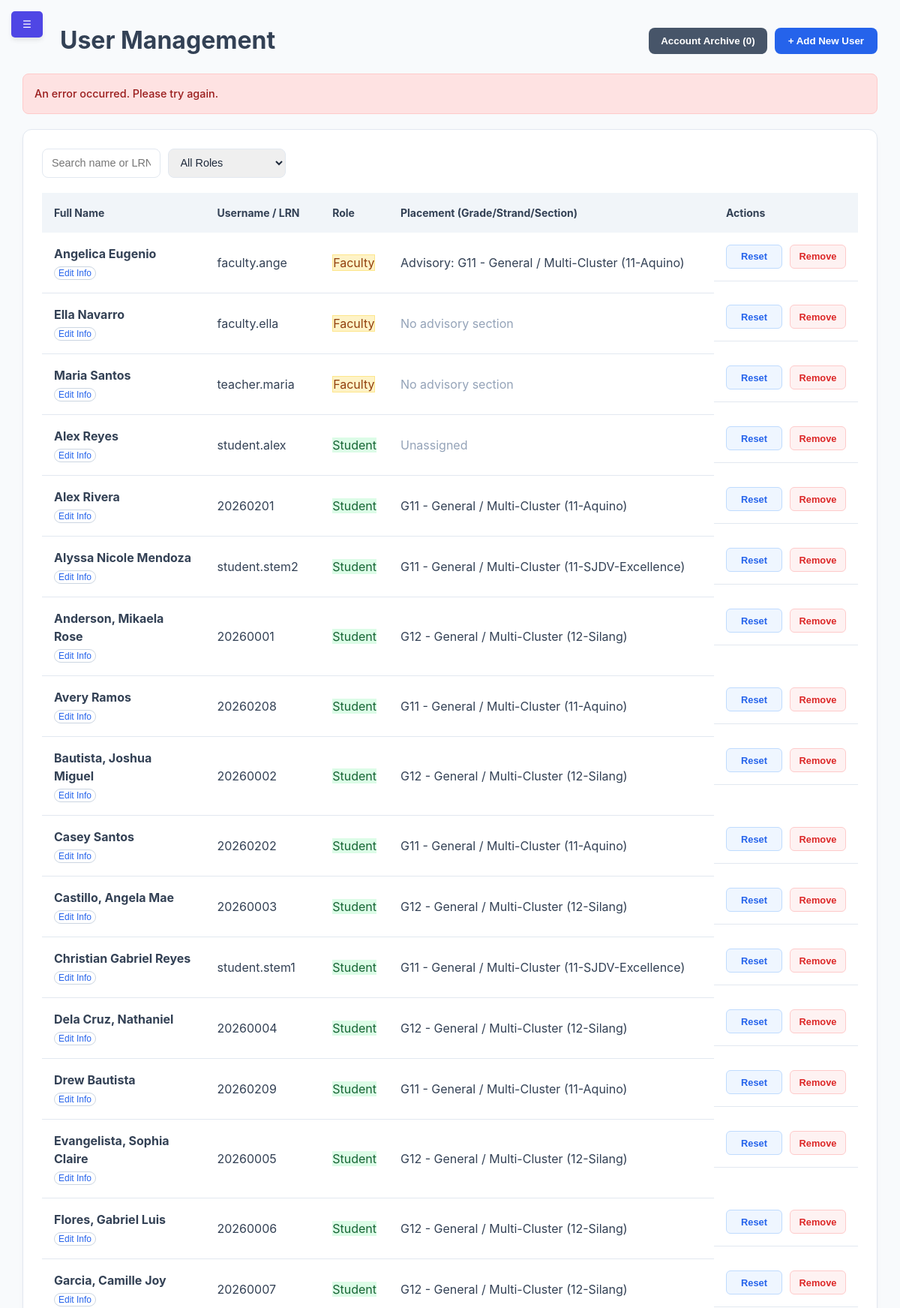
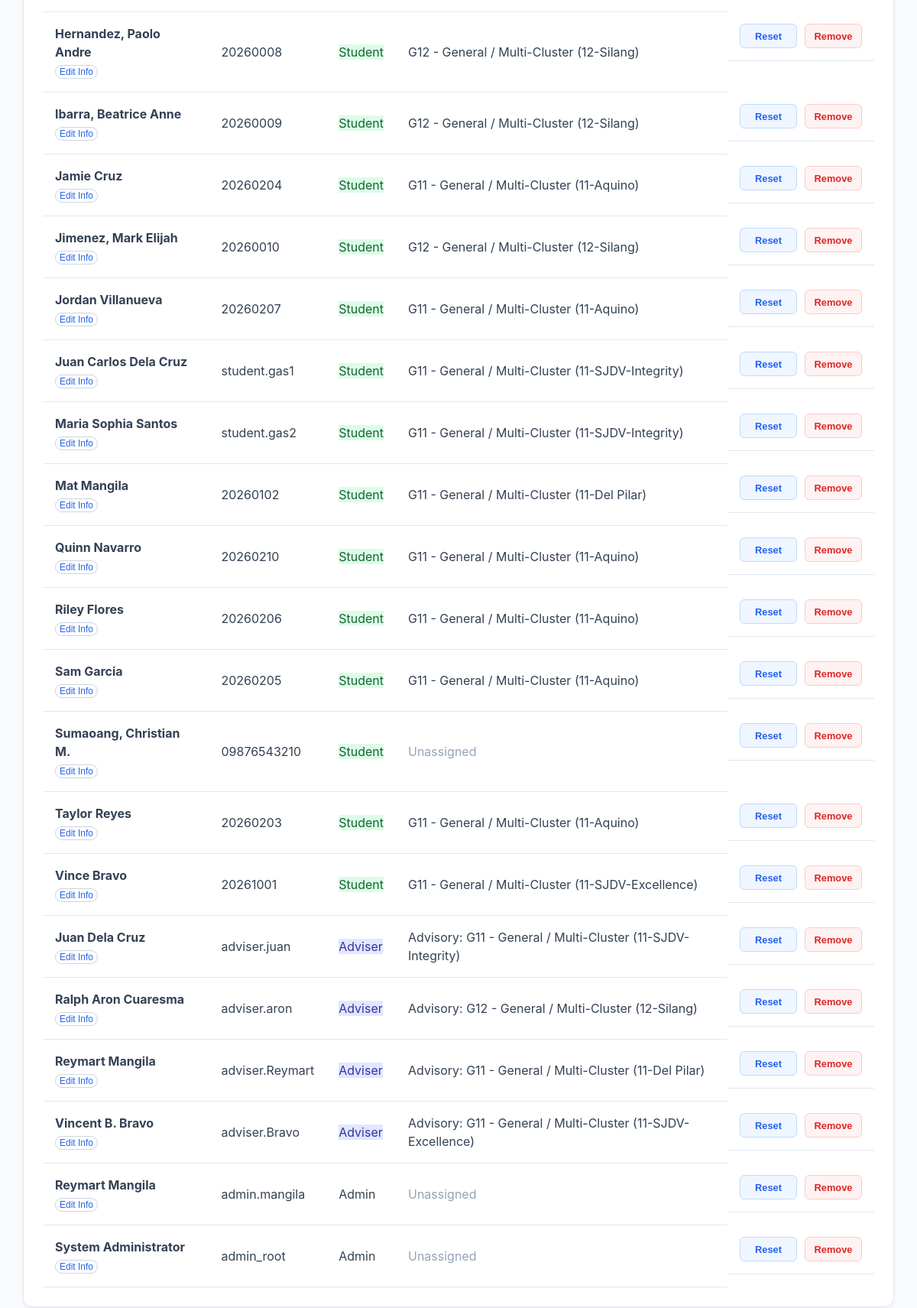
The page /modules/admin/manage_users.php?msg=error (signed in) on the database its author committed (2 pictures, top to bottom).
### tables this page shows
CREATE TABLE `users` (
  `id` int(11) NOT NULL,
  `lrn` varchar(12) DEFAULT NULL,
  `username` varchar(50) NOT NULL,
  `password` varchar(255) NOT NULL,
  `full_name` varchar(100) NOT NULL,
  `profile_image` varchar(255) DEFAULT NULL,
  `email` varchar(100) DEFAULT NULL,
  `role` enum('super_admin','admin','adviser','student','faculty','alumni','archived') NOT NULL,
  `current_session_id` varchar(255) DEFAULT NULL,
  `section_id` int(11) DEFAULT NULL,
  `reset_requested` tinyint(1) DEFAULT 0,
  `require_reset` tinyint(1) DEFAULT 0,
  `security_pin_hash` varchar(255) DEFAULT NULL,
  `security_pattern_hash` varchar(255) DEFAULT NULL,
  `security_preference` enum('biometric','pin','pattern','none') DEFAULT 'none'
);

CREATE TABLE `sections` (
  `id` int(11) NOT NULL,
  `section_name` varchar(50) NOT NULL,
  `strand_id` int(11) DEFAULT NULL,
  `grade_level` int(11) NOT NULL,
  `adviser_id` int(11) DEFAULT NULL,
  `academic_year` varchar(20) NOT NULL DEFAULT '2026-2027',
  `curriculum_version` enum('Legacy','Strengthened') NOT NULL DEFAULT 'Strengthened'
);

### modules/admin/manage_users.php (the view, shortened to what this page needs)
<?php
$conn = getDBConnection();
$where_clause = "WHERE u.role NOT IN ('super_admin', 'archived')";
$query = "SELECT
              u.*,
              s.section_name,
              s.grade_level,
              COALESCE(st.strand_name, 'General / Multi-Cluster') AS strand_name,
              advisory_section.id AS advisory_section_id,
              advisory_section.section_name AS advisory_section_name,
              advisory_section.grade_level AS advisory_grade_level,
              COALESCE(advisory_strand.strand_name, 'General / Multi-Cluster') AS advisory_strand_name
          FROM users u
          LEFT JOIN sections s ON u.section_id = s.id
          LEFT JOIN strands st ON s.strand_id = st.id
          LEFT JOIN sections advisory_section
              ON advisory_section.id = (
                  SELECT assigned_section.id
                  FROM sections assigned_section
                  WHERE assigned_section.adviser_id = u.id
                  ORDER BY assigned_section.academic_year DESC, assigned_section.id DESC
                  LIMIT 1
              )
          LEFT JOIN strands advisory_strand ON advisory_section.strand_id = advisory_strand.id
          $where_clause
          ORDER BY u.reset_requested DESC, u.role DESC, u.full_name ASC";
$users_list = $conn->query($query)->fetchAll();
$account_archive_list = $conn->query("
    SELECT aa.user_id, aa.original_role, aa.archived_at, u.username, u.lrn, u.full_name
    FROM account_archives aa
    INNER JOIN users u ON u.id = aa.user_id
    ORDER BY aa.archived_at DESC, u.full_name ASC
")->fetchAll(PDO::FETCH_ASSOC);
?>
<!DOCTYPE html>
<html lang="en">
<head>
    <link rel="stylesheet" href="../../assets/css/dashboard.css">
</head>
<body>
    <button class="mobile-toggle" id="mobileBurger" onclick="toggleSidebar()">☰</button>
    <div class="dashboard-wrapper">
        <main class="content">
            <header class="content-header" style="display: flex; justify-content: space-between; align-items: center; margin-bottom: 20px;">
                <h1>User Management</h1>
                <div style="display: flex; gap: 10px; align-items: center;">
                    <button type="button" class="btn-account-archive" onclick="openModal('accountArchiveModal')">Account Archive (<?php echo count($account_archive_list); ?>)</button>
                    <button class="btn-add-user" onclick="openModal('addUserModal')">+ Add New User</button>
                </div>
            </header>
            <?php if(isset($_GET['msg'])): ?>
                <div class="alert alert-<?php echo (strpos($_GET['msg'], 'success') !== false || in_array($_GET['msg'], ['account_archived', 'account_restored'], true)) ? 'success' : 'error'; ?>">
                    <?php
                        if($_GET['msg'] == 'success') echo "Action completed successfully!";
                        else if($_GET['msg'] == 'account_archived') echo "Account archived successfully. Its records are preserved and it can be restored from Account Archive.";
                        else if($_GET['msg'] == 'account_restored') echo "Account restored successfully.";
                        else if($_GET['msg'] == 'account_restore_error') echo "The account could not be restored. No changes were made.";
                        else if($_GET['msg'] == 'error_age') echo "Error: User must be at least 16 years old.";
                        else if($_GET['msg'] == 'error_self_archive') echo "Error: You cannot archive your own account.";
                        else echo "An error occurred. Please try again.";
                    ?>
                </div>
            <?php endif; ?>
            <div class="table-container">
                <div class="table-header" style="display: flex; justify-content: space-between; align-items: center; margin-bottom: 20px;">
                    <div class="header-tools" style="display: flex; gap: 10px;">
                        <input type="text" id="userSearch" placeholder="Search name or LRN..." onkeyup="filterTable()">
                        <select id="roleFilter" onchange="filterTable()">
                            <option value="">All Roles</option>
                        </select>
                    </div>
                </div>
                <table>
                    <thead>
                        <tr>
                            <th>Full Name</th>
                            <th>Username / LRN</th>
                            <th>Role</th>
                            <th>Placement (Grade/Strand/Section)</th>
                            <th>Actions</th>
                        </tr>
                    </thead>
                    <tbody id="userTableBody">
                        <?php foreach ($users_list as $row): ?>
                        <tr class="<?php echo ($row['reset_requested'] == 1) ? 'row-needs-reset' : ''; ?>">
                            <td>
                                <strong><?php echo htmlspecialchars($row['full_name']); ?></strong>
                                <br>
                                <button type="button" class="btn-view-profile" onclick="viewProfile(<?php echo $row['id']; ?>)" style="font-size: 0.75rem; padding: 2px 5px; cursor: pointer; margin-top: 4px;">Edit Info</button>
                            </td>
                            <td><?php echo htmlspecialchars($row['username']); ?></td>
                            <td><span class="role-badge <?php echo strtolower($row['role']); ?>"><?php echo ucfirst($row['role']); ?></span></td>
                            <td>
                                <?php if (in_array(strtolower($row['role']), ['adviser', 'faculty'], true)): ?>
                                    <?php if ($row['advisory_section_id']): ?>
                                        Advisory: G<?php echo htmlspecialchars($row['advisory_grade_level']); ?> - <?php echo htmlspecialchars($row['advisory_strand_name']); ?> (<?php echo htmlspecialchars($row['advisory_section_name']); ?>)
                                    <?php else: ?>
                                        <span style="color: #94a3b8;">No advisory section</span>
                                    <?php endif; ?>
                                <?php elseif($row['section_name']): ?>
                                    G<?php echo htmlspecialchars($row['grade_level']); ?> - <?php echo htmlspecialchars($row['strand_name']); ?> (<?php echo htmlspecialchars($row['section_name']); ?>)
                                <?php else: ?>
                                    <span style="color: #94a3b8;">Unassigned</span>
                                <?php endif; ?>
                            </td>
                            <td>
                                <button class="btn-edit" onclick="resetPassword(<?php echo $row['id']; ?>)">Reset</button>
                                <button class="btn-delete" onclick="archiveUser(<?php echo (int) $row['id']; ?>)">Remove</button>
                            </td>
                        </tr>
                        <?php endforeach; ?>
                    </tbody>
                </table>
            </div>
        </main>
    </div>
</body>
</html>

### assets/css/dashboard.css (style rules this page uses)
:root { --primary-color: #4f46e5; --secondary-color: #6366f1; --success-color: #22c55e; --danger-color: #ef4444; --warning-color: #f59e0b; --bg-gray: #f8fafc; --sidebar-dark: #1e293b; --text-main: #334155; --white: #ffffff; --shadow: 0 4px 6px -1px rgb(0 0 0 / 0.1); }
* { margin: 0; padding: 0; box-sizing: border-box; }
body { font-family: 'Inter', system-ui, -apple-system, sans-serif; background-color: var(--bg-gray); color: var(--text-main); line-height: 1.5; }
.dashboard-wrapper { display: flex; min-height: 100vh; }
.content { flex: 1; margin-left: 0; padding: 2rem; width: 100%; transition: all 0.3s ease; }
.table-container { background: var(--white); border-radius: 1rem; padding: 1.5rem; box-shadow: var(--shadow); }
.table-header { display: flex; justify-content: space-between; align-items: center; margin-bottom: 1.5rem; }
table { width: 100%; border-collapse: collapse; }
th { text-align: left; padding: 1rem; background: #f1f5f9; font-size: 0.875rem; }
td { padding: 1rem; border-bottom: 1px solid #e2e8f0; }
thead th { user-select: none; }
.role-badge.faculty { background-color: #fef3c7; color: #92400e; border: 1px solid #fde68a; }
.role-badge.adviser { background-color: #e0e7ff; color: #3730a3; }
.role-badge.student { background-color: #dcfce7; color: #166534; }
.btn-edit, .btn-delete { width: 75px; height: 32px; display: inline-flex; align-items: center; justify-content: center; font-size: 0.8rem; font-weight: 600; border-radius: 6px; cursor: pointer; transition: all 0.2s ease; text-decoration: none; }
.btn-edit { background-color: #eff6ff; color: #2563eb; border: 1px solid #bfdbfe; }
.btn-delete { background-color: #fef2f2; color: #dc2626; border: 1px solid #fecaca; }
.btn-view-profile { background: transparent; border: 1px solid #cbd5e1; padding: 4px 10px; border-radius: 9999px; color: #2563eb; font-size: 0.85rem; cursor: pointer; line-height: 1; }
input, select, textarea { width: 100%; padding: 0.6rem 0.75rem; border: 1px solid #e2e8f0; border-radius: 0.5rem; font-size: 0.9rem; color: #1e293b; transition: border-color 0.2s; }
.mobile-toggle { display: block !important; position: fixed; top: 15px; left: 15px; z-index: 1100; background: var(--primary-color); color: white; border: none; padding: 10px 15px; border-radius: 5px; cursor: pointer; box-shadow: var(--shadow); }
.content-header { margin-left: 50px; }
.alert { padding: 15px; margin-bottom: 20px; border-radius: 8px; font-size: 0.9rem; font-weight: 500; }
.alert-error { background-color: #fee2e2; color: #dc2626; border: 1px solid #fecaca; }
td:last-child { display: flex; gap: 10px; justify-content: flex-start; align-items: center; white-space: nowrap; }
.table-container { overflow-x: auto; }
table { min-width: 600px; }

### modules/admin/manage_users.php (style rules this page uses)
body { margin: 0; padding: 0; overflow: hidden; }
.dashboard-wrapper { display: flex; height: 100vh; width: 100%; overflow: hidden; position: relative; }
main.content { flex-grow: 1; margin-left: 260px; padding: 30px; width: 100%; max-width: 100%; height: 100vh; box-sizing: border-box; display: flex; flex-direction: column; transition: margin-left 0.3s cubic-bezier(0.4, 0, 0.2, 1); overflow: hidden; }
.table-container { flex: 1; min-height: 0; overflow-y: auto; overflow-x: auto; background: white; padding: 25px; border-radius: 12px; border: 1px solid #e2e8f0; box-shadow: 0 4px 6px -1px rgba(0, 0, 0, 0.05); }
.btn-account-archive { background: #475569; color: white; border: none; padding: 10px 16px; border-radius: 8px; cursor: pointer; font-weight: 600; }
.btn-add-user { background: #2563eb; color: white; border: none; padding: 10px 18px; border-radius: 8px; cursor: pointer; font-weight: 600; }
.alert { padding: 15px; margin-bottom: 20px; border-radius: 8px; border: 1px solid transparent; }
.alert-error { background: #fee2e2; color: #991b1b; border-color: #fecaca; }
.mobile-toggle { display: none; transition: opacity 0.2s ease, visibility 0.2s ease; z-index: 999; }
#sidebar:not(.active) ~ main.content { margin-left: 0; width: 100%; }

### rows shown on the page
users: full_name "Angelica Eugenio", username "faculty.ange", role "Faculty", sections.grade_level "11", advisory_strand_name "General / Multi-Cluster", sections.section_name "11-Aquino"
users: full_name "Ella Navarro", username "faculty.ella", role "Faculty", shows "No advisory section"
users: full_name "Maria Santos", username "teacher.maria", role "Faculty", shows "No advisory section"
users: full_name "Alex Reyes", username "student.alex", role "Student", shows "Unassigned"
users: full_name "Alex Rivera", username "20260201", role "Student", section.grade_level "11", strand_name "General / Multi-Cluster", section.section_name "11-Aquino"
users: full_name "Alyssa Nicole Mendoza", username "student.stem2", role "Student", section.grade_level "11", strand_name "General / Multi-Cluster", section.section_name "11-SJDV-Excellence"
users: full_name "Anderson, Mikaela Rose", username "20260001", role "Student", section.grade_level "12", strand_name "General / Multi-Cluster", section.section_name "12-Silang"
users: full_name "Avery Ramos", username "20260208", role "Student", section.grade_level "11", strand_name "General / Multi-Cluster", section.section_name "11-Aquino"
users: full_name "Bautista, Joshua Miguel", username "20260002", role "Student", section.grade_level "12", strand_name "General / Multi-Cluster", section.section_name "12-Silang"
users: full_name "Casey Santos", username "20260202", role "Student", section.grade_level "11", strand_name "General / Multi-Cluster", section.section_name "11-Aquino"
users: full_name "Castillo, Angela Mae", username "20260003", role "Student", section.grade_level "12", strand_name "General / Multi-Cluster", section.section_name "12-Silang"
users: full_name "Christian Gabriel Reyes", username "student.stem1", role "Student", section.grade_level "11", strand_name "General / Multi-Cluster", section.section_name "11-SJDV-Excellence"
users: full_name "Dela Cruz, Nathaniel", username "20260004", role "Student", section.grade_level "12", strand_name "General / Multi-Cluster", section.section_name "12-Silang"
users: full_name "Drew Bautista", username "20260209", role "Student", section.grade_level "11", strand_name "General / Multi-Cluster", section.section_name "11-Aquino"
users: full_name "Evangelista, Sophia Claire", username "20260005", role "Student", section.grade_level "12", strand_name "General / Multi-Cluster", section.section_name "12-Silang"
users: full_name "Flores, Gabriel Luis", username "20260006", role "Student", section.grade_level "12", strand_name "General / Multi-Cluster", section.section_name "12-Silang"
users: full_name "Garcia, Camille Joy", username "20260007", role "Student", section.grade_level "12", strand_name "General / Multi-Cluster", section.section_name "12-Silang"
users: full_name "Hernandez, Paolo Andre", username "20260008", role "Student", section.grade_level "12", strand_name "General / Multi-Cluster", section.section_name "12-Silang"
users: full_name "Ibarra, Beatrice Anne", username "20260009", role "Student", section.grade_level "12", strand_name "General / Multi-Cluster", section.section_name "12-Silang"
users: full_name "Jamie Cruz", username "20260204", role "Student", section.grade_level "11", strand_name "General / Multi-Cluster", section.section_name "11-Aquino"
users: full_name "Jimenez, Mark Elijah", username "20260010", role "Student", section.grade_level "12", strand_name "General / Multi-Cluster", section.section_name "12-Silang"
users: full_name "Jordan Villanueva", username "20260207", role "Student", section.grade_level "11", strand_name "General / Multi-Cluster", section.section_name "11-Aquino"
users: full_name "Juan Carlos Dela Cruz", username "student.gas1", role "Student", section.grade_level "11", strand_name "General / Multi-Cluster", section.section_name "11-SJDV-Integrity"
users: full_name "Maria Sophia Santos", username "student.gas2", role "Student", section.grade_level "11", strand_name "General / Multi-Cluster", section.section_name "11-SJDV-Integrity"
users: full_name "Mat Mangila", username "20260102", role "Student", section.grade_level "11", strand_name "General / Multi-Cluster", section.section_name "11-Del Pilar"
users: full_name "Quinn Navarro", username "20260210", role "Student", section.grade_level "11", strand_name "General / Multi-Cluster", section.section_name "11-Aquino"
users: full_name "Riley Flores", username "20260206", role "Student", section.grade_level "11", strand_name "General / Multi-Cluster", section.section_name "11-Aquino"
users: full_name "Sam Garcia", username "20260205", role "Student", section.grade_level "11", strand_name "General / Multi-Cluster", section.section_name "11-Aquino"
users: full_name "Sumaoang, Christian M.", username "09876543210", role "Student", shows "Unassigned"
users: full_name "Taylor Reyes", username "20260203", role "Student", section.grade_level "11", strand_name "General / Multi-Cluster", section.section_name "11-Aquino"
users: full_name "Vince Bravo", username "20261001", role "Student", section.grade_level "11", strand_name "General / Multi-Cluster", section.section_name "11-SJDV-Excellence"
users: full_name "Juan Dela Cruz", username "adviser.juan", role "Adviser", sections.grade_level "11", advisory_strand_name "General / Multi-Cluster", sections.section_name "11-SJDV-Integrity"
users: full_name "Ralph Aron Cuaresma", username "adviser.aron", role "Adviser", sections.grade_level "12", advisory_strand_name "General / Multi-Cluster", sections.section_name "12-Silang"
users: full_name "Reymart Mangila", username "adviser.Reymart", role "Adviser", sections.grade_level "11", advisory_strand_name "General / Multi-Cluster", sections.section_name "11-Del Pilar"
users: full_name "Vincent B. Bravo", username "adviser.Bravo", role "Adviser", sections.grade_level "11", advisory_strand_name "General / Multi-Cluster", sections.section_name "11-SJDV-Excellence"
users: full_name "Reymart Mangila", username "admin.mangila", role "Admin", shows "Unassigned"
users: full_name "System Administrator", username "admin_root", role "Admin", shows "Unassigned"

### other values the page prints
count($account_archive_list) "0"
